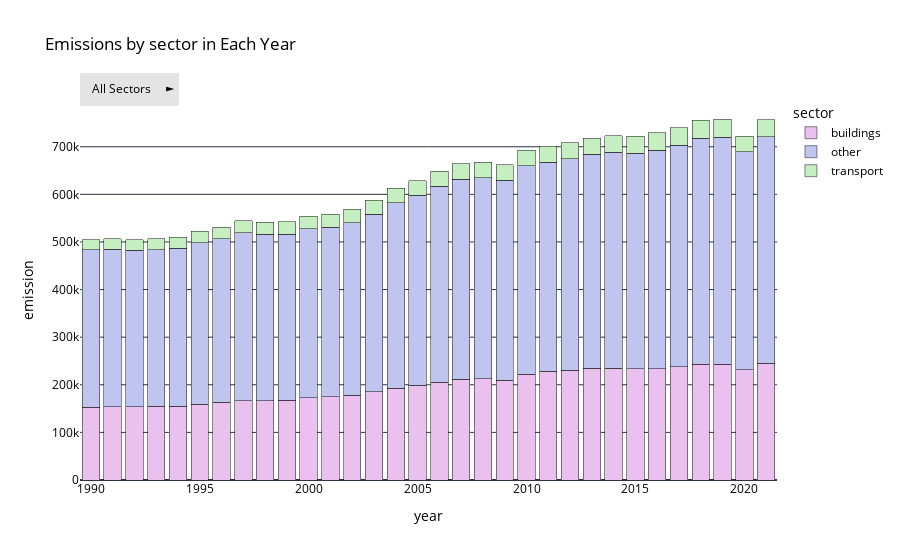

Notebook cell for this chart:
### Code cell
fuel_fig = px.bar(
    df_world,
    x='year',
    y='emission',
    color='sector',
    title='Emissions by sector in Each Year',
    barmode='stack',
    color_discrete_map={
        'buildings': 'rgb(234, 192, 239, 1)',
        'transport': 'rgb(197, 239, 192, 1)',
        'other': 'rgb(192, 197, 239, 1)',
    }
)

fuel_fig.update_layout(
    updatemenus=[
        {
            'buttons': [
                {
                    'label': 'All Sectors',
                    'method': 'update',
                    'args': [{'visible': [True, True, True]}, {'title': 'Emissions by Fuel Category in Each Year'}]
                },
                {
                    'label': 'Buildings',
                    'method': 'update',
                    'args': [{'visible': [True, False, False]}, {'title': 'Emissions from buildings'}]
                },
                {
                    'label': 'Transport',
                    'method': 'update',
                    'args': [{'visible': [False, False, True]}, {'title': 'Emissions from transport'}]
                },
                {
                    'label': 'Other',
                    'method': 'update',
                    'args': [{'visible': [False, True, False]}, {'title': 'Emissions from other sectors'}]
                }

            ],
            'direction': 'right',
            'showactive': True,
            'x': 0,
            'xanchor': 'left',
            'y': 1.07,
            'yanchor': 'top',
            'bgcolor': f"rgba{plots_config['background']['local']}"
        }
    ]
)

fuel_fig.update_layout(
    paper_bgcolor=f"rgba{plots_config['background']['online']}",
    plot_bgcolor=f"rgba{plots_config['background']['online']}",
    font_color='black',  # Change all text to black
    xaxis=dict(
        title_font=dict(color='black'),  # X-axis title color
        tickfont=dict(color='black')       # X-axis tick color
    ),
    yaxis=dict(
        title_font=dict(color='black'),  # Y-axis title color
        tickfont=dict(color='black')       # Y-axis tick color
    ),
)

fuel_fig.show()
fuel_fig.write_html("world.html")
fuel_fig.write_html("../NicePage/Site1/world.html")

### Figure 1 — Plotly figure (JSON) as saved in the notebook; plotly's stock layout.template omitted (floating-point values rounded to 4 significant figures)
{"data": [{"alignmentgroup": "True", "hovertemplate": "sector=buildings<br>year=%{x}<br>emission=%{y}<extra></extra>", "legendgroup": "buildings", "marker": {"color": "rgb(234, 192, 239, 1)", "pattern": {"shape": ""}}, "name": "buildings", "offsetgroup": "buildings", "orientation": "v", "showlegend": true, "textposition": "auto", "x": ["1990-01-01T00:00:00", "1991-01-01T00:00:00", "1992-01-01T00:00:00", "1993-01-01T00:00:00", "1994-01-01T00:00:00", "1995-01-01T00:00:00", "1996-01-01T00:00:00", "1997-01-01T00:00:00", "1998-01-01T00:00:00", "1999-01-01T00:00:00", "2000-01-01T00:00:00", "2001-01-01T00:00:00", "2002-01-01T00:00:00", "2003-01-01T00:00:00", "2004-01-01T00:00:00", "2005-01-01T00:00:00", "2006-01-01T00:00:00", "2007-01-01T00:00:00", "2008-01-01T00:00:00", "2009-01-01T00:00:00", "2010-01-01T00:00:00", "2011-01-01T00:00:00", "2012-01-01T00:00:00", "2013-01-01T00:00:00", "2014-01-01T00:00:00", "2015-01-01T00:00:00", "2016-01-01T00:00:00", "2017-01-01T00:00:00", "2018-01-01T00:00:00", "2019-01-01T00:00:00", "2020-01-01T00:00:00", "2021-01-01T00:00:00"], "xaxis": "x", "y": [152900.0, 154100.0, 153600.0, 154400.0, 155100.0, 159200.0, 163500.0, 166000.0, 166700.0, 167400.0, 172400.0, 175400.0, 177500.0, 185800.0, 192800.0, 198900.0, 204900.0, 211700.0, 213000.0, 209700.0, 221800.0, 228100.0, 230900.0, 235200.0, 234900.0, 233400.0, 234000.0, 238000.0, 243500.0, 243000.0, 231900.0, 245200.0], "yaxis": "y", "type": "bar"}, {"alignmentgroup": "True", "hovertemplate": "sector=other<br>year=%{x}<br>emission=%{y}<extra></extra>", "legendgroup": "other", "marker": {"color": "rgb(192, 197, 239, 1)", "pattern": {"shape": ""}}, "name": "other", "offsetgroup": "other", "orientation": "v", "showlegend": true, "textposition": "auto", "x": ["1990-01-01T00:00:00", "1991-01-01T00:00:00", "1992-01-01T00:00:00", "1993-01-01T00:00:00", "1994-01-01T00:00:00", "1995-01-01T00:00:00", "1996-01-01T00:00:00", "1997-01-01T00:00:00", "1998-01-01T00:00:00", "1999-01-01T00:00:00", "2000-01-01T00:00:00", "2001-01-01T00:00:00", "2002-01-01T00:00:00", "2003-01-01T00:00:00", "2004-01-01T00:00:00", "2005-01-01T00:00:00", "2006-01-01T00:00:00", "2007-01-01T00:00:00", "2008-01-01T00:00:00", "2009-01-01T00:00:00", "2010-01-01T00:00:00", "2011-01-01T00:00:00", "2012-01-01T00:00:00", "2013-01-01T00:00:00", "2014-01-01T00:00:00", "2015-01-01T00:00:00", "2016-01-01T00:00:00", "2017-01-01T00:00:00", "2018-01-01T00:00:00", "2019-01-01T00:00:00", "2020-01-01T00:00:00", "2021-01-01T00:00:00"], "xaxis": "x", "y": [330500.0, 331000.0, 328900.0, 329600.0, 331900.0, 339500.0, 342800.0, 353300.0, 349300.0, 348300.0, 354900.0, 355800.0, 363200.0, 372900.0, 389800.0, 399300.0, 412200.0, 419800.0, 422000.0, 420500.0, 437900.0, 439500.0, 444000.0, 448800.0, 453900.0, 453000.0, 459100.0, 464600.0, 474200.0, 476800.0, 457600.0, 476100.0], "yaxis": "y", "type": "bar"}, {"alignmentgroup": "True", "hovertemplate": "sector=transport<br>year=%{x}<br>emission=%{y}<extra></extra>", "legendgroup": "transport", "marker": {"color": "rgb(197, 239, 192, 1)", "pattern": {"shape": ""}}, "name": "transport", "offsetgroup": "transport", "orientation": "v", "showlegend": true, "textposition": "auto", "x": ["1990-01-01T00:00:00", "1991-01-01T00:00:00", "1992-01-01T00:00:00", "1993-01-01T00:00:00", "1994-01-01T00:00:00", "1995-01-01T00:00:00", "1996-01-01T00:00:00", "1997-01-01T00:00:00", "1998-01-01T00:00:00", "1999-01-01T00:00:00", "2000-01-01T00:00:00", "2001-01-01T00:00:00", "2002-01-01T00:00:00", "2003-01-01T00:00:00", "2004-01-01T00:00:00", "2005-01-01T00:00:00", "2006-01-01T00:00:00", "2007-01-01T00:00:00", "2008-01-01T00:00:00", "2009-01-01T00:00:00", "2010-01-01T00:00:00", "2011-01-01T00:00:00", "2012-01-01T00:00:00", "2013-01-01T00:00:00", "2014-01-01T00:00:00", "2015-01-01T00:00:00", "2016-01-01T00:00:00", "2017-01-01T00:00:00", "2018-01-01T00:00:00", "2019-01-01T00:00:00", "2020-01-01T00:00:00", "2021-01-01T00:00:00"], "xaxis": "x", "y": [21720.0, 21900.0, 22440.0, 22600.0, 23050.0, 23670.0, 24610.0, 25010.0, 25620.0, 26380.0, 27200.0, 27290.0, 28000.0, 28560.0, 29930.0, 30620.0, 31400.0, 32380.0, 32410.0, 31600.0, 32890.0, 33400.0, 33490.0, 34240.0, 34830.0, 35930.0, 36670.0, 37610.0, 38490.0, 38540.0, 32550.0, 35060.0], "yaxis": "y", "type": "bar"}], "layout": {"xaxis": {"anchor": "y", "domain": [0.0, 1.0], "title": {"text": "year", "font": {"color": "black"}}, "tickfont": {"color": "black"}}, "yaxis": {"anchor": "x", "domain": [0.0, 1.0], "title": {"text": "emission", "font": {"color": "black"}}, "tickfont": {"color": "black"}}, "legend": {"title": {"text": "sector"}, "tracegroupgap": 0}, "title": {"text": "Emissions by sector in Each Year"}, "barmode": "stack", "updatemenus": [{"bgcolor": "rgba(228, 228, 228, 1)", "buttons": [{"args": [{"visible": [true, true, true]}, {"title": "Emissions by Fuel Category in Each Year"}], "label": "All Sectors", "method": "update"}, {"args": [{"visible": [true, false, false]}, {"title": "Emissions from buildings"}], "label": "Buildings", "method": "update"}, {"args": [{"visible": [false, false, true]}, {"title": "Emissions from transport"}], "label": "Transport", "method": "update"}, {"args": [{"visible": [false, true, false]}, {"title": "Emissions from other sectors"}], "label": "Other", "method": "update"}], "direction": "right", "showactive": true, "x": 0, "xanchor": "left", "y": 1.07, "yanchor": "top"}], "font": {"color": "black"}, "paper_bgcolor": "rgba(0,0,0,0)", "plot_bgcolor": "rgba(0,0,0,0)"}}
